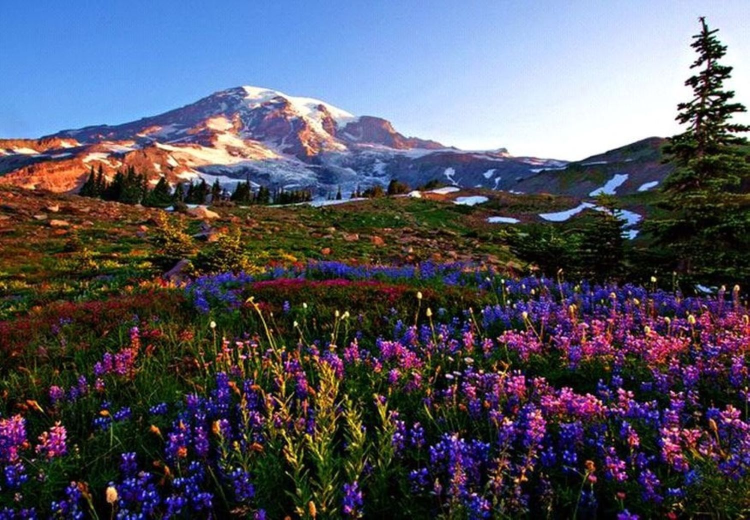
#> input picture Proyecto_MartinezPaola_PDI/image.jpg, 1500 x 1040 px (shown at 1/2 size); its folder holds only this picture in this run
$ python -i Recursividad.py   (imports and definitions only)
#> lines starting #> are read from the running program, lines starting #| are printed output that depends on the picture
"""
Programa para aplicar un filtro recursivo en tonos grises y tonos en color real
@author Paola Mildred Martinez HIdalgo
@version 1.0
"""

from tkinter import *
from tkinter import filedialog
from tkinter.colorchooser import askcolor
from PIL import Image, ImageTk, ImageOps, ImageFilter
import cv2
import imutils
import numpy as np

# Configurar la ventana principal
# [2 lines not run here, left out]

# Variables globales
image = None
image_pillow = None

def elegir_imagen():
    # Especificar los tipos de archivos, para elegir solo imágenes
    path_image = filedialog.askopenfilename(filetypes=[
        ("image", ".jpeg"),
        ("image", ".png"),
        ("image", ".jpg")])
#> the answer given: ../Proyecto_MartinezPaola_PDI/image.jpg

    if len(path_image) > 0:
        global image, image_pillow

        # Leer la imagen de entrada y redimensionarla
        image = cv2.imread(path_image)
#> image is the input picture: shape (1040, 1500, 3); mean B, G, R 97.5, 83.4, 83.8
        image = imutils.resize(image, height=480)
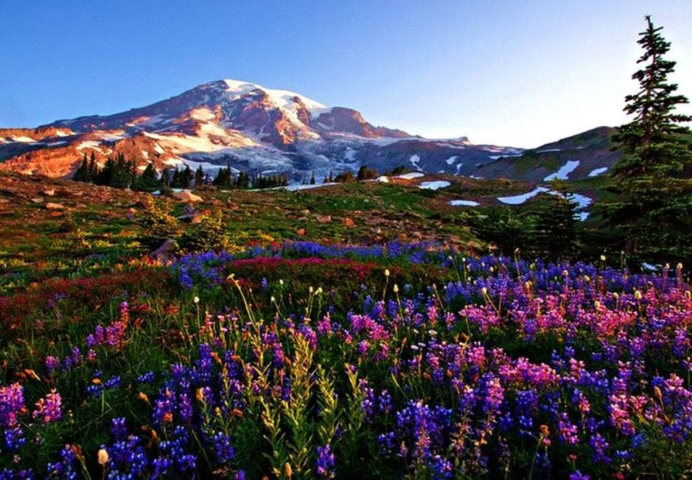
#> image: shape (480, 692, 3); mean B, G, R 97.5, 83.4, 83.8

        # Convertir la imagen de OpenCV a Pillow para mostrar
        imageToShow = imutils.resize(image, width=480)
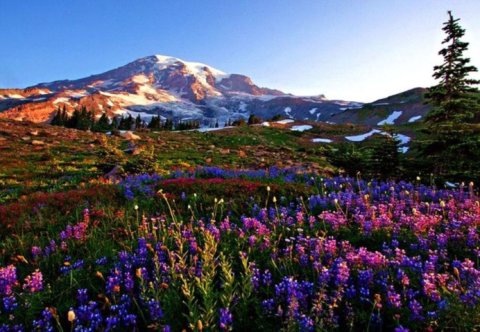
#> imageToShow: shape (332, 480, 3); mean B, G, R 97.5, 83.4, 83.8
        imageToShow = cv2.cvtColor(imageToShow, cv2.COLOR_BGR2RGB)
        image_pillow = Image.fromarray(imageToShow)
        img = ImageTk.PhotoImage(image=image_pillow)

#> (the run stopped early here; a loop or call above may not have finished)
